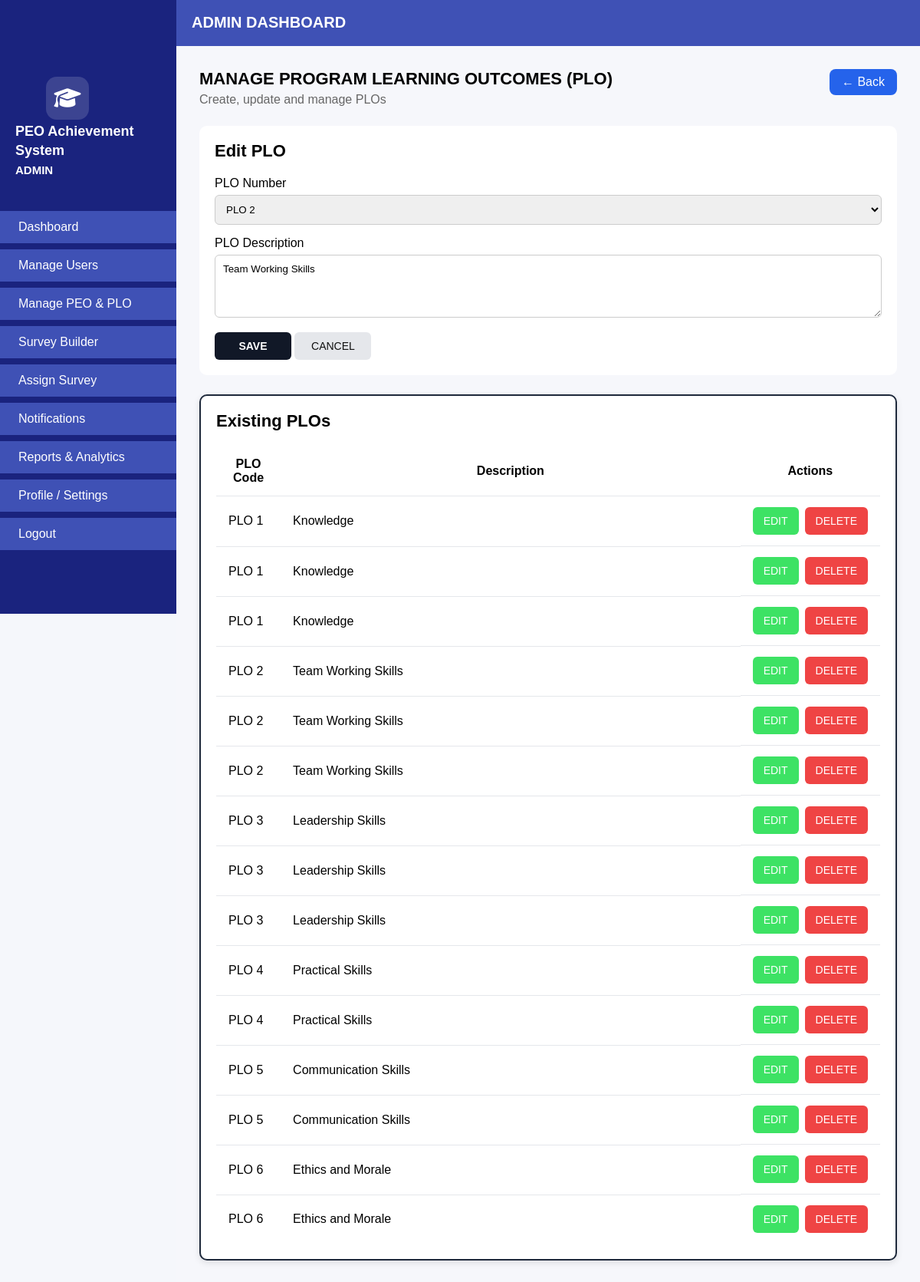
/manage_plo.php?edit_id=25, run on the app's committed database.
### tables this page shows
CREATE TABLE `peo_plo_mapping` (
  `id` int(11) NOT NULL,
  `peo_code` varchar(10) DEFAULT NULL,
  `peo_description` text DEFAULT NULL,
  `plo_code` varchar(10) DEFAULT NULL,
  `plo_description` text DEFAULT NULL,
  `created_at` timestamp NOT NULL DEFAULT current_timestamp()
);

### manage_plo.php (the view, shortened to what this page needs)
<?php
require_once 'db.php';
$editPlo = null;
if (isset($_GET['edit_id'])) {
    $stmt = $pdo->prepare("
        SELECT * FROM peo_plo_mapping
        WHERE id = ?
    ");
    $stmt->execute([(int)$_GET['edit_id']]);
    $editPlo = $stmt->fetch(PDO::FETCH_ASSOC);
}
$plos = $pdo->query("
    SELECT id, plo_code, plo_description
    FROM peo_plo_mapping
    WHERE plo_code IS NOT NULL
    ORDER BY plo_code ASC
")->fetchAll(PDO::FETCH_ASSOC);
?>
<!DOCTYPE html>
<html lang="en">
<head>
<link rel="stylesheet"
    href="https://cdnjs.cloudflare.com/ajax/libs/font-awesome/6.5.1/css/all.min.css">
<link rel="stylesheet" href="assets/css/style.css">
</head>
<body>
<div class="top-header">
    <h2>ADMIN DASHBOARD</h2>
</div>
<div class="sidebar">
    <div class="logo">
        <div class="sidebar-icon">
    <i class="fa-solid fa-graduation-cap"></i>
    </div>
        PEO Achievement System<br><small>ADMIN</small>
    </div>
    <ul>
        <li><a href="dashboard.php">Dashboard</a></li>
        <li><a href="manage_users.php">Manage Users</a></li>
        <li class="active"><a href="manage_peo_plo.php">Manage PEO & PLO</a></li>
        <li><a href="survey_builder.php">Survey Builder</a></li>
        <li><a href="assign_survey.php">Assign Survey</a></li>
        <li><a href="notifications.php">Notifications</a></li>
        <li><a href="reports.php">Reports & Analytics</a></li>
        <li><a href="profile_settings.php">Profile / Settings</a></li>
        <li><a href="logout.php">Logout</a></li>
    </ul>
</div>
<div class="main-content">
<div class="page-header">
    <div>
        <h2>MANAGE PROGRAM LEARNING OUTCOMES (PLO)</h2>
        <p>Create, update and manage PLOs</p>
    </div>
    <a href="manage_peo_plo.php" class="btn-back">← Back</a>
</div>
<div class="form-box">
    <h3><?= $editPlo ? 'Edit PLO' : 'Add New PLO' ?></h3>
    <form method="POST">
        <div class="form-group">
            <label>PLO Number</label>
            <select name="plo_code" required>
                <?php
                $selectedPlo = $editPlo['plo_code'] ?? '';
                for ($i = 1; $i <= 15; $i++):
                    $code = "PLO $i";
                ?>
                    <option value="<?= $code ?>" <?= ($selectedPlo === $code) ? 'selected' : '' ?>>
                        <?= $code ?>
                    </option>
                <?php endfor; ?>
            </select>
        </div>
        <div class="form-group">
            <label>PLO Description</label>
            <textarea name="plo_description" rows="4" required><?= htmlspecialchars($editPlo['plo_description'] ?? '') ?></textarea>
        </div>
        <button type="submit" name="<?= $editPlo ? 'edit_plo' : 'add_plo' ?>" class="btn-primary">
            SAVE
        </button>
        <?php if ($editPlo): ?>
            <a href="manage_plo.php" class="btn-secondary">CANCEL</a>
        <?php endif; ?>
    </form>
</div>
<div class="card">
    <h3>Existing PLOs</h3>
    <table class="table">
        <tr>
            <th>PLO Code</th>
            <th>Description</th>
            <th>Actions</th>
        </tr>
        <?php if ($plos): foreach ($plos as $plo): ?>
        <tr>
            <td><?= htmlspecialchars($plo['plo_code']) ?></td>
            <td><?= htmlspecialchars($plo['plo_description']) ?></td>
            <td class="actions">
                <a href="?edit_id=<?= $plo['id'] ?>" class="btn-edit-sm">EDIT</a>
                <a href="?delete_id=<?= $plo['id'] ?>" class="btn-delete-sm"
                   onclick="return confirm('Delete this PLO?')">DELETE</a>
            </td>
        </tr>
        <?php endforeach; else: ?>
        <tr>
            <td colspan="3">No PLO available</td>
        </tr>
        <?php endif; ?>
    </table>
</div>
</div>
</body>
</html>

### assets/css/style.css (style rules this page uses)
* { margin: 0; padding: 0; box-sizing: border-box; font-family: Arial, sans-serif; }
html, body { height: 100%; background-color: #f5f5f5; background-image: radial-gradient(rgba(0,0,0,0.02) 1px, transparent 1px); background-size: 20px 20px; }
.top-header { width: 100%; height: 60px; background: #3F51B5; border-bottom: 1px solid #3F51B5; display: flex; align-items: center; padding-left: 250px; }
.top-header h2 { font-size: 20px; font-weight: bold; color: white; }
.sidebar { width: 230px; height: 100vh; background: #1A237E; color: white; position: fixed; top: 0; left: 0; padding-top: 80px; }
.sidebar .logo { font-size: 18px; font-weight: bold; margin-bottom: 40px; padding-left: 20px; line-height: 1.4; }
.sidebar ul { list-style: none; padding-left: 0; }
.sidebar ul li { margin-bottom: 8px; }
.sidebar ul li a { display: block; padding: 12px 20px; color: #fff; text-decoration: none; background: #3F51B5; border-left: 4px solid transparent; transition: 0.2s; }
.sidebar-icon { width: 56px; height: 56px; background: rgba(255,255,255,0.15); border-radius: 14px; display: flex; align-items: center; justify-content: center; margin: 20px auto 3px 60px; }
.sidebar-icon i { font-size: 28px; color: #fff; }
.main-content { margin-left: 250px; padding: 20px; }
.main-content h3 { font-size: 22px; margin-bottom: 20px; }
.card { width: 22%; background: #ffffff; border: 1px solid #ddd; box-shadow: 0px 3px 8px rgba(0,0,0,0.1); padding: 20px; border-radius: 6px; }
.table { width: 100%; border-collapse: collapse; }
.table th, .table td { padding: 12px 16px; vertical-align: middle; }
* { box-sizing: border-box; }
body { margin: 0; padding: 0; background: #f5f7fb; }
.main-content { margin-left: 260px; padding: 20px 24px; min-height: calc(100vh - 70px); background: #f5f7fb; }
.main-content > * { max-width: 1500px; margin-left: auto; margin-right: auto; }
.page-header { display: flex; justify-content: space-between; align-items: center; margin-bottom: 25px; }
.page-header h2 { margin: 0; }
.btn-primary { background: #1e293b; color: #fff; padding: 10px 16px; border-radius: 6px; text-decoration: none; font-weight: 600; }
.card { width: 100%; margin-bottom: 30px; margin: 0 auto 30px; background: #fff; border: 2px solid #1e293b; border-radius: 8px; }
.table { width: 100%; border-collapse: collapse; table-layout: auto; }
.table th:nth-child(1), .table td:nth-child(1) { width: 10%; }
.table th:nth-child(2), .table td:nth-child(2) { width: 80%; }
.form-group { margin-bottom: 16px; }
.form-group label { display: block; margin-bottom: 6px; font-weight: 500; }
.form-group input, .form-group select { width: 100%; padding: 8px; }
.table tbody tr { height: 52px; }
.page-header { margin-bottom: 25px; }
.page-header h2 { margin: 0; font-size: 22px; }
.page-header p { color: #666; margin-top: 5px; }

### data on the page
peo_plo_mapping: plo_code "PLO 2", plo_description "Team Working Skills"
peo_plo_mapping: plo_code "PLO 1", plo_description "Knowledge"
peo_plo_mapping: plo_code "PLO 1", plo_description "Knowledge"
peo_plo_mapping: plo_code "PLO 1", plo_description "Knowledge"
peo_plo_mapping: plo_code "PLO 2", plo_description "Team Working Skills"
peo_plo_mapping: plo_code "PLO 2", plo_description "Team Working Skills"
peo_plo_mapping: plo_code "PLO 3", plo_description "Leadership Skills"
peo_plo_mapping: plo_code "PLO 3", plo_description "Leadership Skills"
peo_plo_mapping: plo_code "PLO 3", plo_description "Leadership Skills"
peo_plo_mapping: plo_code "PLO 4", plo_description "Practical Skills"
peo_plo_mapping: plo_code "PLO 4", plo_description "Practical Skills"
peo_plo_mapping: plo_code "PLO 5", plo_description "Communication Skills"
peo_plo_mapping: plo_code "PLO 5", plo_description "Communication Skills"
peo_plo_mapping: plo_code "PLO 6", plo_description "Ethics and Morale"
peo_plo_mapping: plo_code "PLO 6", plo_description "Ethics and Morale"
